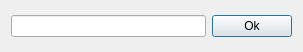
<?xml version="1.0" encoding="UTF-8"?>
<ui version="4.0">
 <class>password_dlg</class>
 <widget class="QDialog" name="password_dlg">
  <property name="windowModality">
   <enum>Qt::ApplicationModal</enum>
  </property>
  <property name="geometry">
   <rect>
    <x>0</x>
    <y>0</y>
    <width>303</width>
    <height>52</height>
   </rect>
  </property>
  <property name="windowTitle">
   <string>Password</string>
  </property>
  <layout class="QVBoxLayout" name="verticalLayout">
   <item>
    <layout class="QHBoxLayout" name="horizontalLayout">
     <item>
      <widget class="QLineEdit" name="lineEdit"/>
     </item>
     <item>
      <widget class="QPushButton" name="qok">
       <property name="text">
        <string>Ok</string>
       </property>
      </widget>
     </item>
    </layout>
   </item>
  </layout>
 </widget>
 <resources/>
 <connections>
  <connection>
   <sender>lineEdit</sender>
   <signal>returnPressed()</signal>
   <receiver>qok</receiver>
   <slot>click()</slot>
   <hints>
    <hint type="sourcelabel">
     <x>144</x>
     <y>35</y>
    </hint>
    <hint type="destinationlabel">
     <x>242</x>
     <y>36</y>
    </hint>
   </hints>
  </connection>
 </connections>
</ui>
